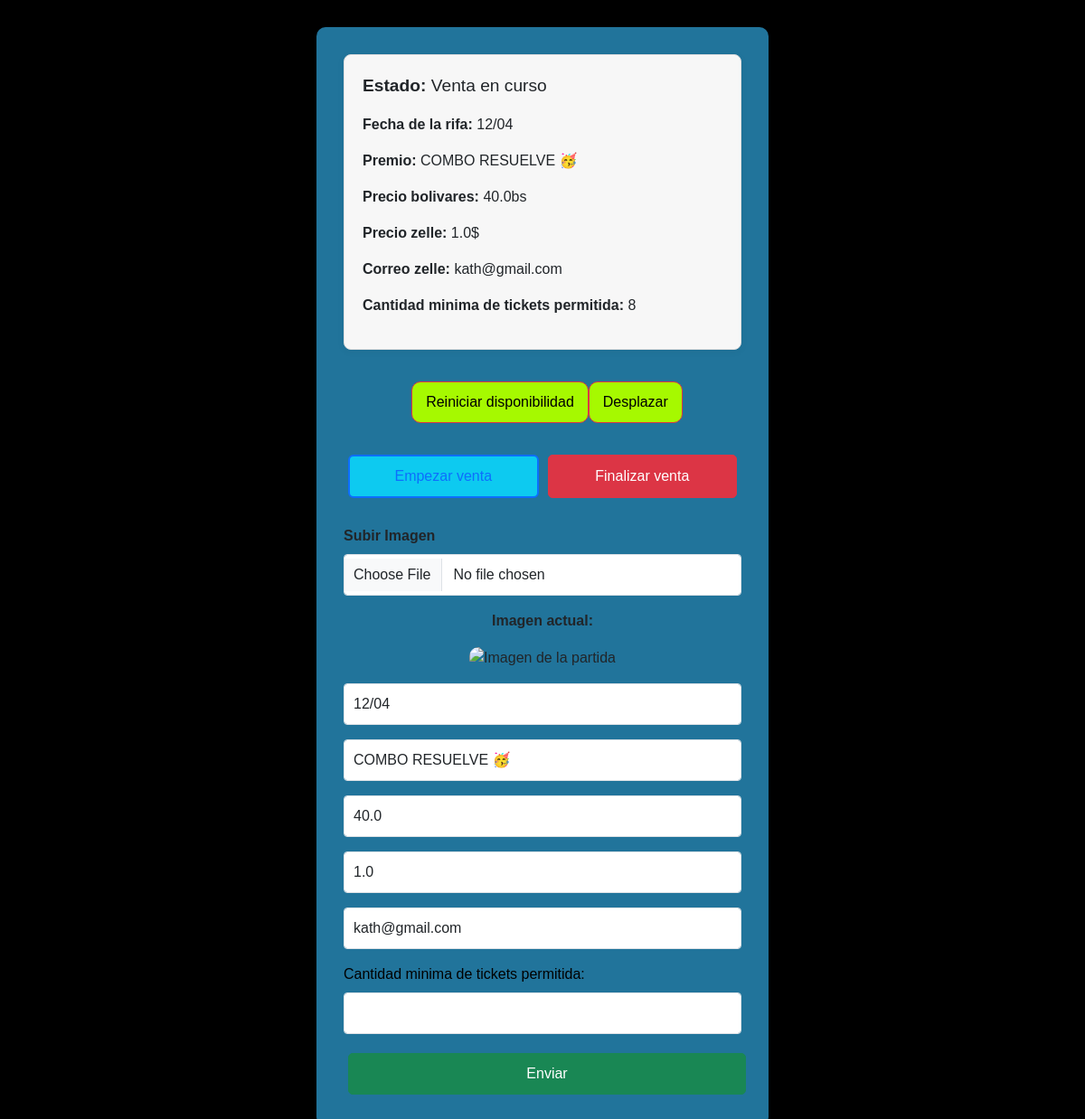
Page /2/admin/dashboard/partida (signed in) on the earlier database version.
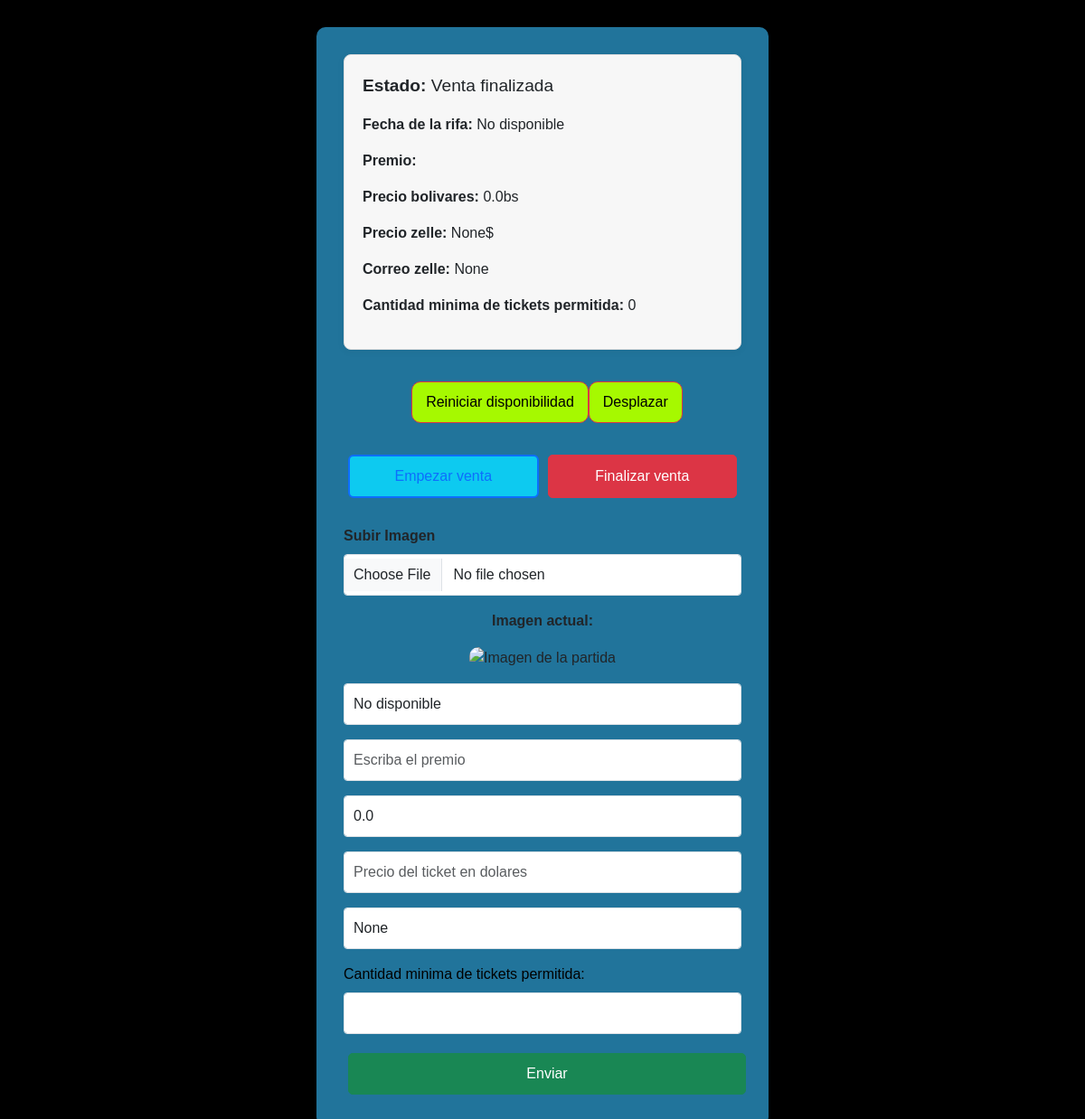
Same page on the later database version.
### tables this page shows
CREATE TABLE venta (
    id INTEGER PRIMARY KEY CHECK (id = 1), -- Solo una fila, siempre tendrá id = 1
    venta TEXT,
    precio_de_ticket REAL,
    precio_dolar REAL,
    zelle TEXT,
    estatus TEXT,
    minima_ticket_regalo INTEGER,
    recompensa REAL
               );

### app.py (the view, shortened to what this page needs)
@app.route("/2/admin/dashboard/partida", methods=["POST", "GET"])
@login_required
def admin_dashboard_partida2():
    datos = {
        'estatus': get_estatus2(),
        'venta': get_enunciado2(),
        'recompensa': get_premio2(),
        'precio_de_ticket': get_precio2(),
        'minima_ticket_regalo': get_minima2(),
        'precio_dolar': get_dolar2(),
        'zelle': get_zelle2(),
    }
    return render_template("admin_partida2.html", datos=datos)

### app.py (called while the page is built)
def login_required(f):
    @wraps(f)
    def decorated_function(*args, **kwargs):
        if not session.get('logged_in'):  # Verifica si el usuario está autenticado
            return redirect(url_for('admin_index'))  # Redirige al login si no está autenticado
        return f(*args, **kwargs)
    return decorated_function

### crud.py (called while the page is built)
def get_enunciado2():
    conn = sqlite3.connect(DB_NAME2)
    cursor = conn.cursor()
    cursor.execute("SELECT estatus FROM venta WHERE id = 1")
    row = cursor.fetchone()
    conn.close()
    if not row:
        return None
    estatus = row[0]
    if estatus == "Venta en curso":
        conn = sqlite3.connect(DB_NAME2)
        cursor = conn.cursor()
        cursor.execute("SELECT venta FROM venta LIMIT 1")
        data = cursor.fetchone()
        conn.close()
        return data[0] if data else None
    return "No disponible"

def get_premio2():
    conn = sqlite3.connect(DB_NAME2)
    cursor = conn.cursor()
    cursor.execute("SELECT recompensa FROM venta LIMIT 1")
    row = cursor.fetchone()
    conn.close()
    return row[0] if row else None

def get_precio2():
    conn = sqlite3.connect(DB_NAME2)
    cursor = conn.cursor()
    cursor.execute("SELECT precio_de_ticket FROM venta WHERE id = 1")
    row = cursor.fetchone()
    conn.close()
    return row[0] if row else None

def get_estatus2():
    conn = sqlite3.connect(DB_NAME2)
    cursor = conn.cursor()
    cursor.execute("SELECT estatus FROM venta WHERE id = 1")
    row = cursor.fetchone()
    conn.close()
    return row[0] if row else None

def get_minima2():
    conn = sqlite3.connect(DB_NAME2)
    cursor = conn.cursor()
    cursor.execute("SELECT minima_ticket_regalo FROM venta WHERE id = 1")
    row = cursor.fetchone()
    conn.close()
    return row[0] if row else None

def get_dolar2():
    conn = sqlite3.connect(DB_NAME2)
    cursor = conn.cursor()
    cursor.execute("SELECT precio_dolar FROM venta WHERE id = 1")
    row = cursor.fetchone()
    conn.close()
    return row[0] if row else None

def get_zelle2():
    conn = sqlite3.connect(DB_NAME2)
    cursor = conn.cursor()
    cursor.execute("SELECT zelle FROM venta WHERE id = 1")
    row = cursor.fetchone()
    conn.close()
    return row[0] if row else None

### templates/admin_partida2.html (shortened to what this page needs)
<!DOCTYPE html>
<html lang="es">
<head>
    <link href="https://cdn.jsdelivr.net/npm/bootstrap@5.3.3/dist/css/bootstrap.min.css" rel="stylesheet">
</head>
<body>
    <div class="container form-container">
        <div class="last-selected">
            <p style="font-size: larger;"><strong >Estado:</strong> {{ datos.estatus }}</p>
            <p><strong>Fecha de la rifa:</strong> {{ datos.venta }}</p>
            <p><strong>Premio:</strong> {{ datos.recompensa }}</p>
            <p><strong>Precio bolivares:</strong> {{ datos.precio_de_ticket }}bs</p>
            <p><strong>Precio zelle:</strong> {{ datos.precio_dolar }}$</p>
            <p><strong>Correo zelle:</strong> {{ datos.zelle }}</p>
            <p><strong>Cantidad minima de tickets permitida:</strong> {{ datos.minima_ticket_regalo }}</p>
        </div>
        <div class="d-flex justify-content-between">
            <form action="/2/admin/dashboard/partida/reiniciar" method="POST">
                <button type="submit" id="DELETE" class="btn btn-danger">Reiniciar disponibilidad</button>
            </form>
            <form action="/2/admin/dashboard/partida/desplazar" method="POST">
                <button type="submit" id="DELETE" class="btn btn-danger">Desplazar</button>
            </form>
        </div>
        <form method="POST" class="w-100" enctype="multipart/form-data">
            <div class="mb-3">
                <div class="d-flex justify-content-between">
                    <button type="submit" class="btn btn-outline-primary btn-info" name="action" value="Venta en curso">Empezar venta</button>
                    <button type="submit" class="btn btn-danger" name="action" value="Venta finalizada">Finalizar venta</button>
                </div>
            </div>
            <div class="mb-3 w-100">
                <label for="imagen" class="form-label"><strong>Subir Imagen</strong></label>
                <input type="file" class="form-control" id="imagen" name="imagen" accept=".png, .jpg, .jpeg">
            </div>
            <div class="mb-3 w-100 text-center">
                <p><strong>Imagen actual:</strong></p>
                <img src="{{ url_for('static', filename='img/partida2.jpg') }}" alt="Imagen de la partida" style="max-width: 45%; height: auto; border-radius: 10px;">
            </div>
            <div class="mb-3 w-100">
                <input type="text" class="form-control" id="fechaEnunciado" name="fechaEnunciado" placeholder="Fecha para la rifa" value="{{ datos.venta }}">
            </div>
            <div class="mb-3 w-100">
                <input type="text" class="form-control" id="recompensa" name="recompensa" placeholder="Escriba el premio" value="{{ datos.recompensa }}">
            </div>
            <div class="mb-3 w-100">
                <input type="number" class="form-control" id="precioTicket" name="precioTicket" placeholder="Precio del ticket en bolivares" value="{{ datos.precio_de_ticket }}">
            </div>
            <div class="mb-3 w-100">
                <input type="number" class="form-control" id="precioTicket$" name="precioTicket$" placeholder="Precio del ticket en dolares" value="{{ datos.precio_dolar }}">
            </div>
            <div class="mb-3 w-100">
                <input type="email" class="form-control" id="zelle" name="zelle" placeholder="Correo de zelle" value="{{ datos.zelle }}">
            </div>
            <label for="tipoTicket" style="color: #000000;" class="form-label">Cantidad minima de tickets permitida:</label>
            <div class="mb-3 w-100">
                <input type="number" min="1" max="9999" class="form-control" id="tipoTicket" name="tipoTicket">
            </div>
            <button type="submit" class="btn btn-success w-100">Enviar</button>
        </form>
    </div>
</body>
</html>

### templates/admin_partida2.html (style rules this page uses)
body { background-color: #000000; font-family: 'Arial', sans-serif; padding: 30px; }
.form-container { max-width: 500px; margin: auto; background-color: #36b9f7a0; padding: 30px; border-radius: 10px; box-shadow: 0 4px 15px rgba(0, 0, 0, 0.1); display: flex; flex-direction: column; justify-content: center; align-items: center; }
.form-control { margin-bottom: 15px; border-radius: 4px; padding: 10px; box-shadow: none; }
.last-selected { background-color: #f7f7f7; padding: 20px; border-radius: 8px; border: 1px solid #ddd; margin-bottom: 30px; box-shadow: 0 2px 8px rgba(0, 0, 0, 0.05); width: 100%; }
.btn-primary, .btn-danger, .btn-success { border-radius: 5px; transition: transform 0.3s ease; }
.btn-outline-primary, .btn-outline-danger { border-width: 2px; transition: border-color 0.3s ease; }
.d-flex.justify-content-between { margin-bottom: 25px; }
.btn { padding: 10px; width: 100%; margin-bottom: 10px; margin: 5px; }
#DELETE { border-radius: 10px; background-color: #a6f900; color: black; }

Differences in the rows shown:
changed venta: estatus "Venta en curso" → "Venta finalizada"; precio_de_ticket "40.0" → "0.0"; precioTicket "40.0" → "0.0"; venta "12/04" → (not shown); recompensa "COMBO RESUELVE 🥳" → (not shown); precio_dolar "1.0" → (not shown); zelle "kath@gmail.com" → (not shown); fechaEnunciado "12/04" → (not shown)
Other differences:
{{ datos.venta }}: (not shown) → "No disponible"
{{ datos.precio_dolar }}: (not shown) → "None"
{{ datos.zelle }}: (not shown) → "None"
{{ datos.minima_ticket_regalo }}: "8" → "0"
form field fechaEnunciado: (not shown) → "No disponible"
form field zelle: (not shown) → "None"
